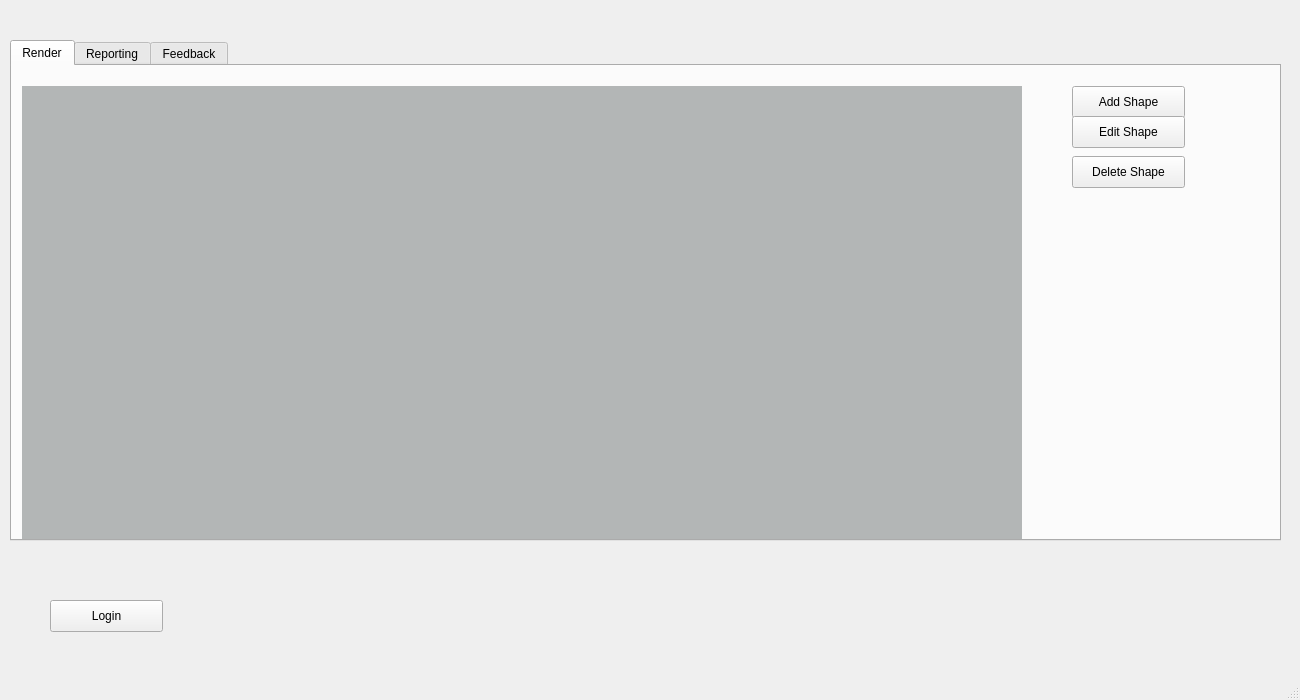
<?xml version="1.0" encoding="UTF-8"?>
<ui version="4.0">
 <class>MainWindow</class>
 <widget class="QMainWindow" name="MainWindow">
  <property name="geometry">
   <rect>
    <x>0</x>
    <y>0</y>
    <width>1300</width>
    <height>700</height>
   </rect>
  </property>
  <property name="sizePolicy">
   <sizepolicy hsizetype="MinimumExpanding" vsizetype="MinimumExpanding">
    <horstretch>0</horstretch>
    <verstretch>0</verstretch>
   </sizepolicy>
  </property>
  <property name="windowTitle">
   <string>MainWindow</string>
  </property>
  <widget class="QWidget" name="centralwidget">
   <widget class="QTabWidget" name="tabWidget">
    <property name="geometry">
     <rect>
      <x>10</x>
      <y>40</y>
      <width>1271</width>
      <height>501</height>
     </rect>
    </property>
    <property name="sizePolicy">
     <sizepolicy hsizetype="Expanding" vsizetype="Expanding">
      <horstretch>0</horstretch>
      <verstretch>0</verstretch>
     </sizepolicy>
    </property>
    <property name="styleSheet">
     <string notr="true"/>
    </property>
    <property name="currentIndex">
     <number>0</number>
    </property>
    <widget class="QWidget" name="tab_1">
     <attribute name="title">
      <string>Render</string>
     </attribute>
     <widget class="QWidget" name="widget" native="true">
      <property name="geometry">
       <rect>
        <x>10</x>
        <y>20</y>
        <width>1000</width>
        <height>500</height>
       </rect>
      </property>
      <property name="mouseTracking">
       <bool>true</bool>
      </property>
      <property name="styleSheet">
       <string notr="true">background-color : rgb(179, 182, 182)</string>
      </property>
     </widget>
     <widget class="QPushButton" name="pushButton">
      <property name="geometry">
       <rect>
        <x>1060</x>
        <y>20</y>
        <width>113</width>
        <height>32</height>
       </rect>
      </property>
      <property name="text">
       <string>Add Shape</string>
      </property>
     </widget>
     <widget class="QPushButton" name="pushButton_3">
      <property name="geometry">
       <rect>
        <x>1060</x>
        <y>90</y>
        <width>113</width>
        <height>32</height>
       </rect>
      </property>
      <property name="text">
       <string>Delete Shape</string>
      </property>
     </widget>
     <widget class="QPushButton" name="pushButton_2">
      <property name="geometry">
       <rect>
        <x>1060</x>
        <y>50</y>
        <width>113</width>
        <height>32</height>
       </rect>
      </property>
      <property name="text">
       <string>Edit Shape</string>
      </property>
     </widget>
    </widget>
    <widget class="QWidget" name="tab_2">
     <attribute name="title">
      <string>Reporting</string>
     </attribute>
     <widget class="QListView" name="listView">
      <property name="geometry">
       <rect>
        <x>50</x>
        <y>50</y>
        <width>841</width>
        <height>341</height>
       </rect>
      </property>
     </widget>
     <widget class="QPushButton" name="pushButton_4">
      <property name="geometry">
       <rect>
        <x>1000</x>
        <y>60</y>
        <width>191</width>
        <height>32</height>
       </rect>
      </property>
      <property name="text">
       <string>Generate Shape Report</string>
      </property>
     </widget>
     <widget class="QPushButton" name="pushButton_5">
      <property name="geometry">
       <rect>
        <x>990</x>
        <y>110</y>
        <width>201</width>
        <height>32</height>
       </rect>
      </property>
      <property name="text">
       <string>Generate Line Report</string>
      </property>
     </widget>
     <widget class="QPushButton" name="pushButton_6">
      <property name="geometry">
       <rect>
        <x>1000</x>
        <y>170</y>
        <width>191</width>
        <height>32</height>
       </rect>
      </property>
      <property name="text">
       <string>Generate Object Report</string>
      </property>
     </widget>
    </widget>
    <widget class="QWidget" name="tab_3">
     <attribute name="title">
      <string>Feedback</string>
     </attribute>
     <widget class="QListWidget" name="listWidget">
      <property name="geometry">
       <rect>
        <x>70</x>
        <y>80</y>
        <width>501</width>
        <height>181</height>
       </rect>
      </property>
     </widget>
     <widget class="QTextEdit" name="textEdit">
      <property name="geometry">
       <rect>
        <x>70</x>
        <y>310</y>
        <width>371</width>
        <height>61</height>
       </rect>
      </property>
     </widget>
     <widget class="QPushButton" name="pushButton_7">
      <property name="geometry">
       <rect>
        <x>460</x>
        <y>330</y>
        <width>113</width>
        <height>32</height>
       </rect>
      </property>
      <property name="text">
       <string>Submit</string>
      </property>
     </widget>
    </widget>
   </widget>
   <widget class="QPushButton" name="pushButton_8">
    <property name="geometry">
     <rect>
      <x>50</x>
      <y>600</y>
      <width>113</width>
      <height>32</height>
     </rect>
    </property>
    <property name="text">
     <string>Login</string>
    </property>
   </widget>
  </widget>
  <widget class="QMenuBar" name="menubar">
   <property name="geometry">
    <rect>
     <x>0</x>
     <y>0</y>
     <width>1300</width>
     <height>22</height>
    </rect>
   </property>
  </widget>
  <widget class="QStatusBar" name="statusbar"/>
  <action name="actionEdit">
   <property name="text">
    <string>Edit</string>
   </property>
  </action>
  <action name="actionAdd">
   <property name="text">
    <string>Add</string>
   </property>
  </action>
  <action name="actionDelete">
   <property name="text">
    <string>Delete</string>
   </property>
  </action>
 </widget>
 <resources/>
 <connections/>
</ui>
